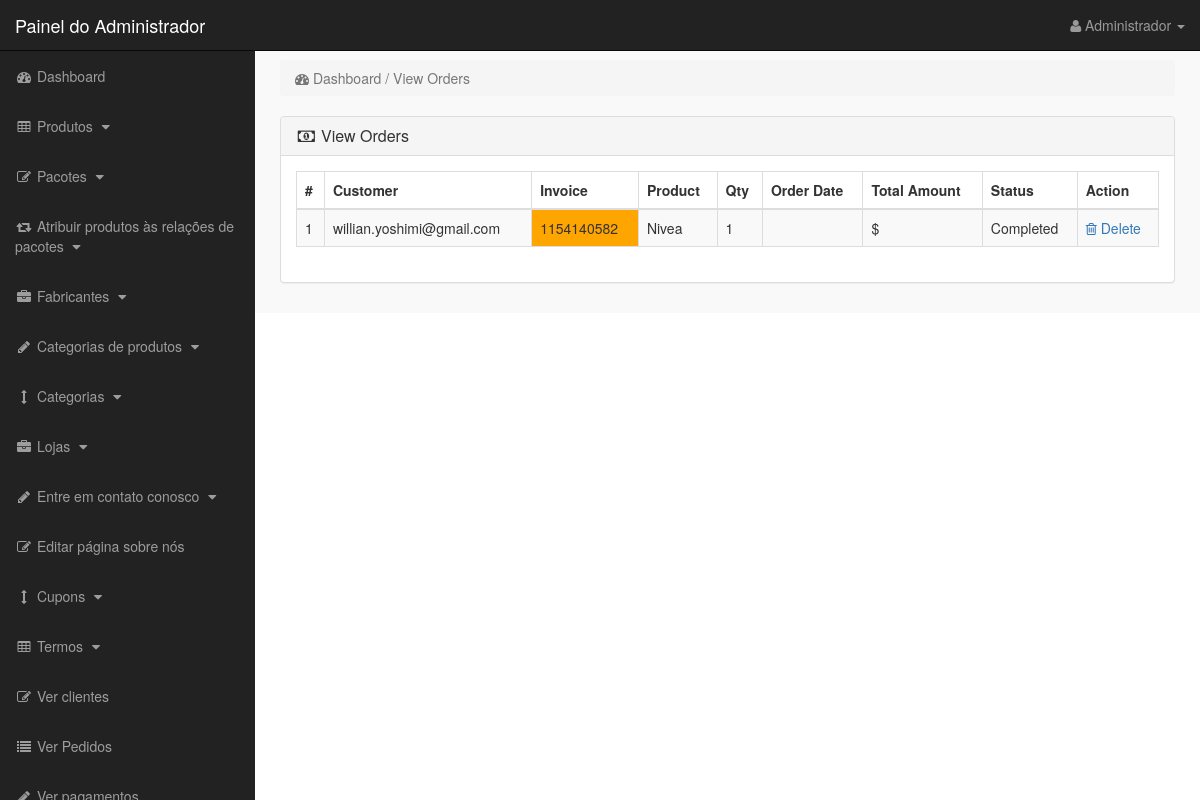
Screenshot of /admin_area/index.php?view_orders (signed in) with the database file from the repository.
### tables this page shows
CREATE TABLE `pending_orders` (
  `order_id` int(10) NOT NULL,
  `customer_id` int(10) NOT NULL,
  `invoice_no` int(10) NOT NULL,
  `product_id` text NOT NULL,
  `qty` int(10) NOT NULL,
  `size` text NOT NULL,
  `order_status` text NOT NULL
);

CREATE TABLE `customers` (
  `customer_id` int(10) NOT NULL,
  `customer_name` varchar(255) NOT NULL,
  `customer_email` varchar(255) NOT NULL,
  `customer_pass` varchar(255) NOT NULL,
  `customer_country` text NOT NULL,
  `customer_city` text NOT NULL,
  `customer_contact` varchar(255) NOT NULL,
  `customer_address` text NOT NULL,
  `customer_image` text NOT NULL,
  `customer_ip` varchar(255) NOT NULL,
  `customer_confirm_code` text NOT NULL
);

CREATE TABLE `products` (
  `product_id` int(10) NOT NULL,
  `p_cat_id` int(10) NOT NULL,
  `cat_id` int(10) NOT NULL,
  `manufacturer_id` int(10) NOT NULL,
  `date` timestamp NOT NULL DEFAULT current_timestamp() ON UPDATE current_timestamp(),
  `product_title` text NOT NULL,
  `product_url` text NOT NULL,
  `product_img1` text NOT NULL,
  `product_img2` text NOT NULL,
  `product_img3` text NOT NULL,
  `product_price` decimal(10,2) NOT NULL,
  `product_psp_price` decimal(10,2) NOT NULL,
  `product_desc` text NOT NULL,
  `product_features` text NOT NULL,
  `product_video` text NOT NULL,
  `product_keywords` text NOT NULL,
  `product_label` text NOT NULL,
  `status` varchar(255) NOT NULL
);

### admin_area/view_orders.php (the view, shortened to what this page needs)
<?php
if(!isset($_SESSION['admin_email'])){
echo "<script>window.open('login.php','_self')</script>";
}
else {
?>
<div class="row">
<div class="col-lg-12">
<ol class="breadcrumb">
<li class="active">
<i class="fa fa-dashboard"></i> Dashboard / View Orders
</li>
</ol>
</div>
</div>
<div class="row">
<div class="col-lg-12">
<div class="panel panel-default">
<div class="panel-heading">
<h3 class="panel-title">
<i class="fa fa-money fa-fw"></i> View Orders
</h3>
</div>
<div class="panel-body">
<div class="table-responsive">
<table class="table table-bordered table-hover table-striped">
<thead>
<tr>
<th>#</th>
<th>Customer</th>
<th>Invoice</th>
<th>Product</th>
<th>Qty</th>
<th>Order Date</th>
<th>Total Amount</th>
<th>Status</th>
<th>Action</th>
</tr>
</thead>
<tbody>
<?php
$i = 0;
$get_orders = "select * from pending_orders";
$run_orders = mysqli_query($con,$get_orders);
while ($row_orders = mysqli_fetch_array($run_orders)) {
$order_id = $row_orders['order_id'];
$c_id = $row_orders['customer_id'];
$invoice_no = $row_orders['invoice_no'];
$product_id = $row_orders['product_id'];
$qty = $row_orders['qty'];
$order_status = $row_orders['order_status'];
$get_products = "select * from products where product_id='$product_id'";
$run_products = mysqli_query($con,$get_products);
$row_products = mysqli_fetch_array($run_products);
$product_title = $row_products['product_title'];
$i++;
?>
<tr>
<td><?php echo $i; ?></td>
<td>
<?php
$get_customer = "select * from customers where customer_id='$c_id'";
$run_customer = mysqli_query($con,$get_customer);
$row_customer = mysqli_fetch_array($run_customer);
$customer_email = $row_customer['customer_email'];
echo $customer_email;
 ?>
 </td>
<td bgcolor="orange" ><?php echo $invoice_no; ?></td>
<td><?php echo $product_title; ?></td>
<td><?php echo $qty; ?></td>
<td>
<?php
$get_customer_order = "select * from customer_orders where order_id='$order_id'";
$run_customer_order = mysqli_query($con,$get_customer_order);
$row_customer_order = mysqli_fetch_array($run_customer_order);
$due_amount = $row_customer_order['due_amount'];
?>
</td>
<td>$<?php echo $due_amount; ?></td>
<td>
<?php
if($order_status=='pending'){
echo $order_status='<div style="color:red;">Pending</div>';
}
else{
echo $order_status='Completed';
}
?>
</td>
<td>
<a href="index.php?order_delete=<?php echo $order_id; ?>" >
<i class="fa fa-trash-o" ></i> Delete
</a>
</td>
</tr>
<?php } ?>
</tbody>
</table>
</div>
</div>
</div>
</div>
</div>
<?php } ?>

### admin_area/includes/sidebar.php (shortened to what this page needs)
<?php
if(!isset($_SESSION['admin_email'])){
echo "<script>window.open('login.php','_self')</script>";
}
else {
?>
<nav class="navbar navbar-inverse navbar-fixed-top" >
<div class="navbar-header" >
<a class="navbar-brand" href="index.php?dashboard" >Painel do Administrador</a>
</div>
<ul class="nav navbar-right top-nav" >
<li class="dropdown" >
<a href="#" class="dropdown-toggle" data-toggle="dropdown" >
<i class="fa fa-user" ></i>
<?php echo $admin_name; ?> <b class="caret" ></b>
</a>
</li>
</ul>
<div class="collapse navbar-collapse navbar-ex1-collapse">
<ul class="nav navbar-nav side-nav">
<li>
<a href="index.php?dashboard">
<i class="fa fa-fw fa-dashboard"></i> Dashboard
</a>
</li>
<li>
<a href="#" data-toggle="collapse" data-target="#products">
<i class="fa fa-fw fa-table"></i> Produtos
<i class="fa fa-fw fa-caret-down"></i>
</a>
</li>
<li>
<a href="#" data-toggle="collapse" data-target="#bundles">
<i class="fa fa-fw fa-edit"></i> Pacotes
<i class="fa fa-fw fa-caret-down"></i>
</a>
</li>
<li>
<a href="#" data-toggle="collapse" data-target="#relations">
<i class="fa fa-fw fa-retweet"></i> Atribuir produtos às relações de pacotes
<i class="fa fa-fw fa-caret-down"></i>
</a>
</li>
<li>
<a href="#" data-toggle="collapse" data-target="#manufacturers">
<i class="fa fa-fw fa-briefcase"></i> Fabricantes
<i class="fa fa-fw fa-caret-down"></i>
</a>
</li>
<li>
<a href="#" data-toggle="collapse" data-target="#p_cat">
<i class="fa fa-fw fa-pencil"></i> Categorias de produtos
<i class="fa fa-fw fa-caret-down"></i>
</a>
</li>
<li>
<a href="#" data-toggle="collapse" data-target="#cat">
<i class="fa fa-fw fa-arrows-v"></i> Categorias
<i class="fa fa-fw fa-caret-down"></i>
</a>
</li>
<li>
<a href="#" data-toggle="collapse" data-target="#store">
<i class="fa fa-fw fa-briefcase"></i> Lojas
<i class="fa fa-fw fa-caret-down"></i>
</a>
</li>
<li>
<a href="#" data-toggle="collapse" data-target="#contact_us">
<i class="fa fa-fw fa-pencil"> </i> Entre em contato conosco
<i class="fa fa-fw fa-caret-down"></i>
</a>
</li>
<li>
<a href="index.php?edit_about_us">
<i class="fa fa-fw fa-edit"></i> Editar página sobre nós
</a>
</li>
<li>
<a href="#" data-toggle="collapse" data-target="#coupons">
<i class="fa fa-fw fa-arrows-v"></i> Cupons
<i class="fa fa-fw fa-caret-down"></i>
</a>
</li>
<li>
<a href="#" data-toggle="collapse" data-target="#terms" >
<i class="fa fa-fw fa-table"></i> Termos
<i class="fa fa-fw fa-caret-down"></i>
</a>
</li>
<li>
<a href="index.php?view_customers">
<i class="fa fa-fw fa-edit"></i> Ver clientes
</a>
</li>
<li>
<a href="index.php?view_orders">
<i class="fa fa-fw fa-list"></i> Ver Pedidos
</a>
</li>
<li>
<a href="index.php?view_payments">
<i class="fa fa-fw fa-pencil"></i> Ver pagamentos
</a>
</li>
</ul>
</div>
</nav>
<?php } ?>

### admin_area/css/style.css (style rules this page uses)
body { margin-top:100px; }
@media (min-width: 768px) { body { margin-top:50px; } }
.top-nav { padding:0 15px; }
.top-nav>li { display:inline-block; float:left; }
.top-nav>li>a { padding-top:15px; padding-bottom:15px; line-height:20px; color:#999; }
@media (min-width: 768px) { .side-nav { position:fixed; top:51px; width:255px; border-radius:0; overflow-y:auto; background-color: #222; bottom:0; overflow-x:hidden; padding-bottom:40px; } }
@media (min-width: 768px) { .side-nav>li>a { width:255px; } }
.panel-body { border-radius:5px; }

### rows the page displays
pending_orders: customer.customer_email "willian.yoshimi@gmail.com", invoice_no "1154140582", product.product_title "Nivea", qty "1"

### other values shown
$admin_name "Administrador"
